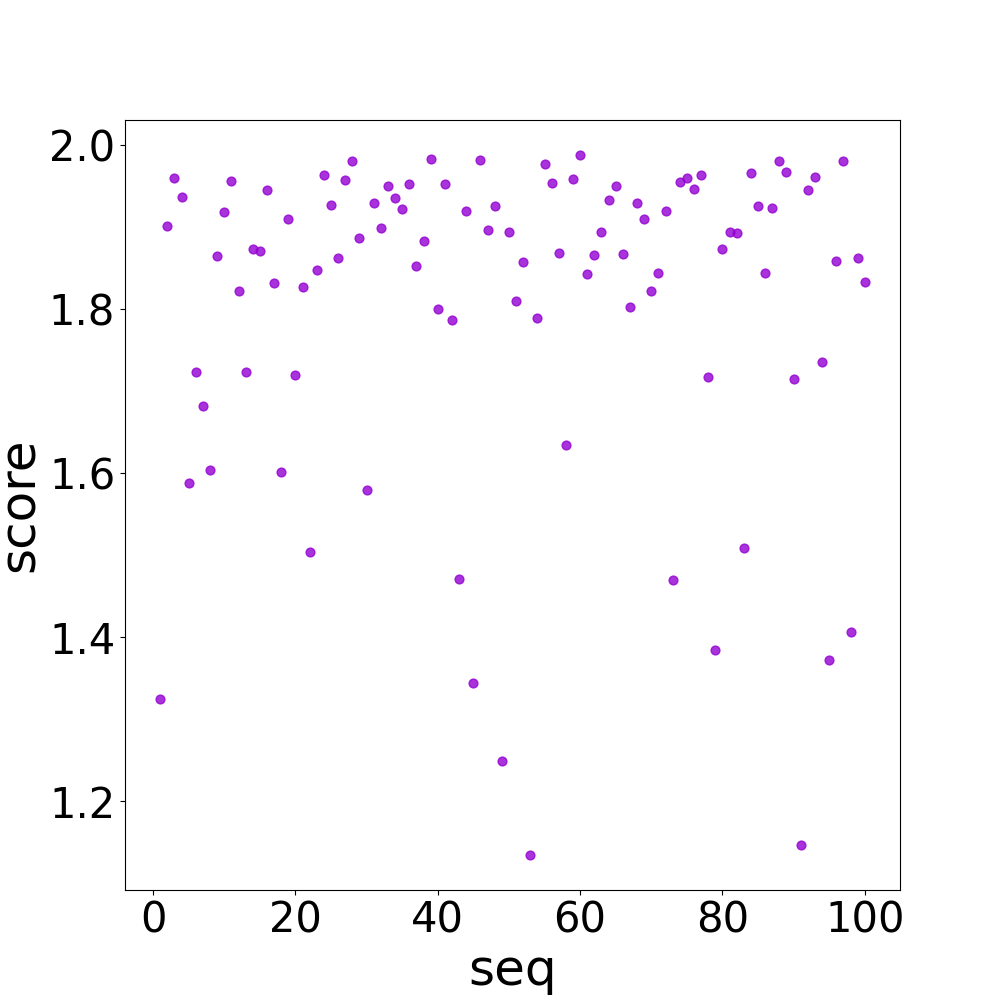

This chart was generated by the following Python code:
import matplotlib.pyplot as plt
import numpy as np
# plt.rcParams['font.family'] = 'serif'
# plt.rcParams['font.serif']=['SimSun']
# with open("data.txt", "r") as f:
#     data = f.readlines()

# data = [float(x.strip()) for x in data]
f = 'output.txt'
a = np.loadtxt(f, skiprows=2,usecols=(1,) )
# a = np.loadtxt(f)
x = a[5:105]
y = [1	,2	,3	,4	,5	,6	,7	,8	,9	,10	,11	,12	,13	,14	,15	,16	,17	,18	,19	,20	,21	,22	,23	,24	,25	,26	,27	,28	,29	,30	,31	,32	,33	,34	,35	,36	,37	,38	,39	,40	,41	,42	,43	,44	,45	,46	,47	,48	,49	,50	,51	,52	,53	,54	,55	,56	,57	,58	,59	,60	,61	,62	,63	,64	,65	,66	,67	,68	,69	,70	,71	,72	,73	,74	,75	,76	,77	,78	,79	,80	,81	,82	,83	,84	,85	,86	,87	,88	,89	,90	,91	,92	,93	,94	,95	,96	,97	,98	,99	,100]
plt.figure(figsize=(10, 10), dpi=100)
plt.scatter(y, x, c='darkviolet' ,s=40, alpha=0.8)
plt.xlabel('seq',size = 36)
plt.ylabel('score',size = 36)
# plt.legend(fontsize = 26)
plt.xticks(fontsize = 30) 
plt.yticks(fontsize=30)

# plt.show()

plt.savefig('./test.png')
plt.close()